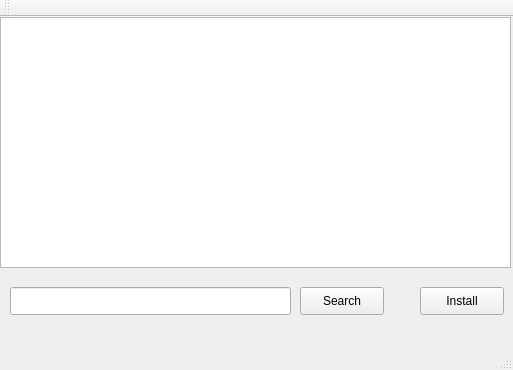
<?xml version="1.0" encoding="UTF-8"?>
<ui version="4.0">
 <class>AppStore</class>
 <widget class="QMainWindow" name="AppStore">
  <property name="geometry">
   <rect>
    <x>0</x>
    <y>0</y>
    <width>513</width>
    <height>370</height>
   </rect>
  </property>
  <property name="windowTitle">
   <string>AppStore</string>
  </property>
  <widget class="QWidget" name="centralWidget">
   <widget class="QPushButton" name="btSearch">
    <property name="geometry">
     <rect>
      <x>300</x>
      <y>270</y>
      <width>84</width>
      <height>28</height>
     </rect>
    </property>
    <property name="text">
     <string>Search</string>
    </property>
   </widget>
   <widget class="QLineEdit" name="textPacName">
    <property name="geometry">
     <rect>
      <x>10</x>
      <y>270</y>
      <width>281</width>
      <height>28</height>
     </rect>
    </property>
   </widget>
   <widget class="QPushButton" name="btInstall">
    <property name="geometry">
     <rect>
      <x>420</x>
      <y>270</y>
      <width>84</width>
      <height>28</height>
     </rect>
    </property>
    <property name="text">
     <string>Install</string>
    </property>
   </widget>
   <widget class="QListWidget" name="listWidget">
    <property name="geometry">
     <rect>
      <x>0</x>
      <y>0</y>
      <width>511</width>
      <height>251</height>
     </rect>
    </property>
   </widget>
  </widget>
  <widget class="QMenuBar" name="menuBar">
   <property name="geometry">
    <rect>
     <x>0</x>
     <y>0</y>
     <width>513</width>
     <height>25</height>
    </rect>
   </property>
  </widget>
  <widget class="QToolBar" name="mainToolBar">
   <attribute name="toolBarArea">
    <enum>TopToolBarArea</enum>
   </attribute>
   <attribute name="toolBarBreak">
    <bool>false</bool>
   </attribute>
  </widget>
  <widget class="QStatusBar" name="statusBar"/>
 </widget>
 <layoutdefault spacing="6" margin="11"/>
 <resources/>
 <connections/>
</ui>
